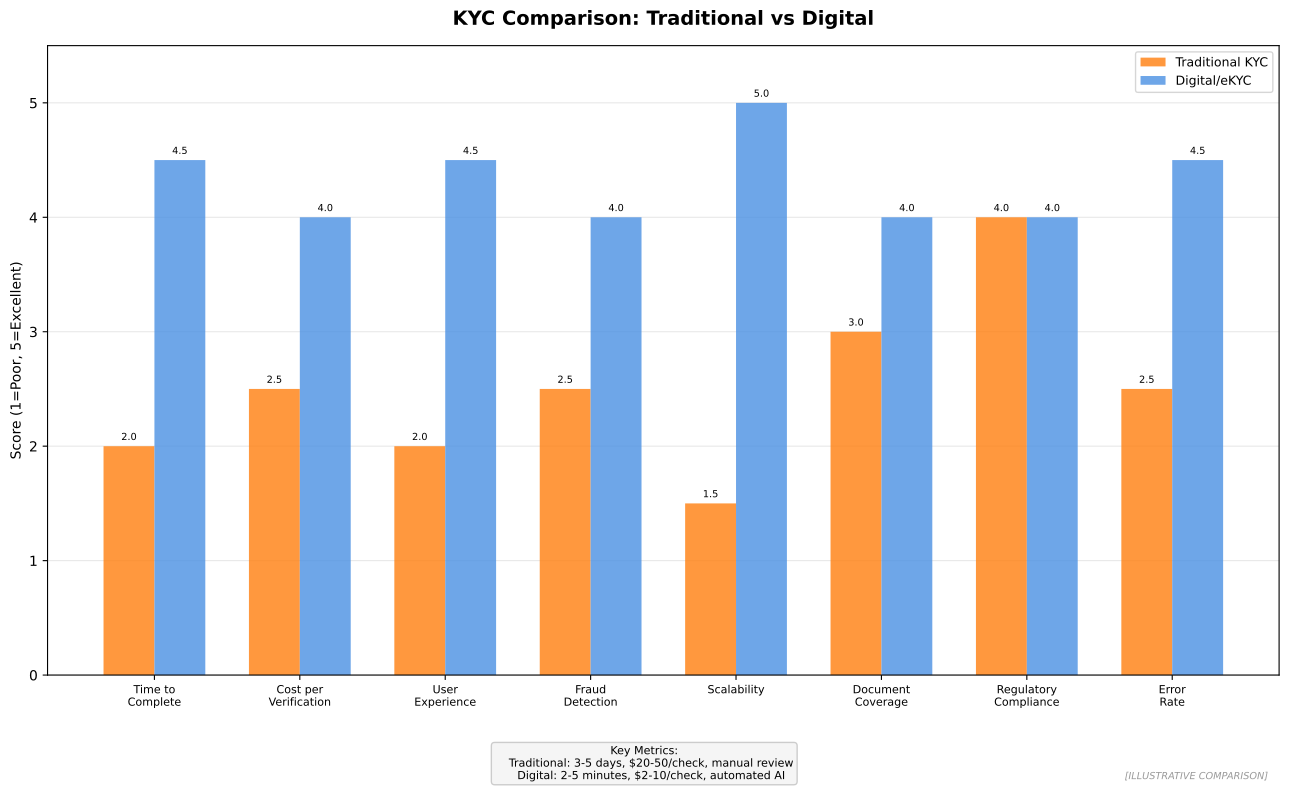

This chart was generated by the following Python code:
"""
KYC Comparison: Traditional vs Digital
Compares traditional and digital KYC approaches

Output: kyc_comparison.pdf
Module: module_01_fintech
Lesson: 6 - Digital Identity
"""

from pathlib import Path
import matplotlib.pyplot as plt
import matplotlib.patches as mpatches
import numpy as np

CHART_METADATA = {
    'title': 'KYC Comparison: Traditional vs Digital',
    'module': 'module_01_fintech',
    'lesson': 6,
    'url': 'https://github.com/Digital-AI-Finance/digital-finance/tree/main/module_01_fintech/figures/kyc_comparison'
}

plt.rcParams.update({
    'font.size': 10,
    'axes.labelsize': 10,
})

def create_chart():
    """Create KYC comparison chart"""
    fig, ax = plt.subplots(figsize=(13, 8))

    # Comparison metrics
    metrics = ['Time to\nComplete', 'Cost per\nVerification', 'User\nExperience', 'Fraud\nDetection', 'Scalability',
               'Document\nCoverage', 'Regulatory\nCompliance', 'Error\nRate']

    traditional = [2, 2.5, 2, 2.5, 1.5, 3, 4, 2.5]  # 1-5 scale
    digital = [4.5, 4, 4.5, 4, 5, 4, 4, 4.5]

    x = np.arange(len(metrics))
    width = 0.35

    bars1 = ax.bar(x - width/2, traditional, width, label='Traditional KYC', color='#FF7F0E', alpha=0.8)
    bars2 = ax.bar(x + width/2, digital, width, label='Digital/eKYC', color='#4A90E2', alpha=0.8)

    ax.set_ylabel('Score (1=Poor, 5=Excellent)', fontsize=10)
    ax.set_xticks(x)
    ax.set_xticklabels(metrics, fontsize=8)
    ax.set_ylim(0, 5.5)
    ax.legend(loc='upper right', fontsize=9)
    ax.set_title('KYC Comparison: Traditional vs Digital', fontsize=14, fontweight='bold', pad=15)

    ax.yaxis.grid(True, alpha=0.3)
    ax.set_axisbelow(True)

    # Add value labels on bars
    for bar in bars1:
        height = bar.get_height()
        ax.annotate(f'{height:.1f}',
                   xy=(bar.get_x() + bar.get_width() / 2, height),
                   xytext=(0, 3), textcoords="offset points",
                   ha='center', va='bottom', fontsize=7)

    for bar in bars2:
        height = bar.get_height()
        ax.annotate(f'{height:.1f}',
                   xy=(bar.get_x() + bar.get_width() / 2, height),
                   xytext=(0, 3), textcoords="offset points",
                   ha='center', va='bottom', fontsize=7)

    # Specific metrics text
    comparison_text = """Key Metrics:
    Traditional: 3-5 days, $20-50/check, manual review
    Digital: 2-5 minutes, $2-10/check, automated AI"""

    fig.text(0.5, 0.02, comparison_text, fontsize=8, ha='center',
            bbox=dict(boxstyle='round', facecolor='#F5F5F5', edgecolor='#CCCCCC'))

    # Source
    fig.text(0.98, 0.02, '[ILLUSTRATIVE COMPARISON]', fontsize=7, ha='right',
            style='italic', color='#999999')

    plt.tight_layout()
    plt.subplots_adjust(bottom=0.15)

    output_path = Path(__file__).parent / 'kyc_comparison.pdf'
    plt.savefig(output_path, format='pdf', dpi=300, bbox_inches='tight')
    plt.close()
    print(f"Chart saved to: {output_path}")
    return output_path

if __name__ == '__main__':
    create_chart()
